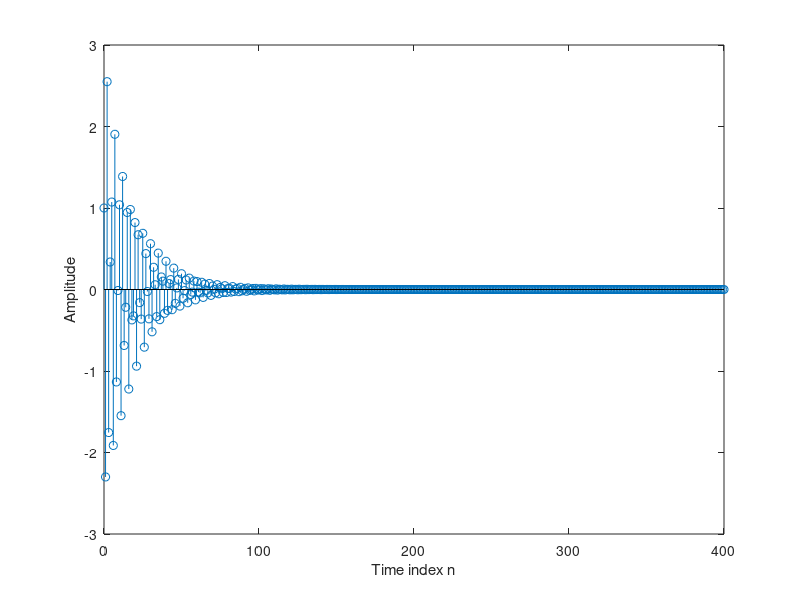

Recreate this plot in MATLAB.
%Program P2_8
% Stability test based on the sum of the absolute
% values of the impulse response samples
clf;
num = [1 -0.8]; den = [1 1.5 0.9];
N = 400;
h = impz(num,den,N+1);
parsum = 0;
for k = 1:N+1;
parsum = parsum + abs(h(k));
if abs(h(k)) < 10^(-6), break, end
end
% Plot the impulse response
n = 0:N;
stem(n,h)
xlabel('Time index n'); ylabel('Amplitude');
% Print the value of abs(h(k))
disp('Value =');disp(abs(h(k)));